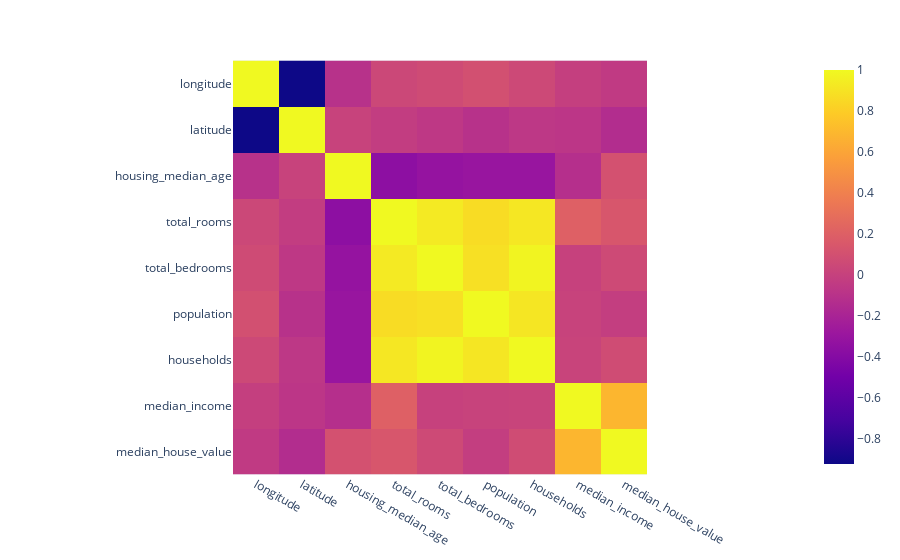

Source (notebook cell):
### Markdown cell above
#### Explore correlations between pairs using heatmap

### Code cell
fig = px.imshow(train_set_copy.corr())
fig.show()

### Figure 1 — Plotly figure (JSON) as saved in the notebook; plotly's stock layout.template omitted (floating-point values rounded to 4 significant figures)
{"data": [{"coloraxis": "coloraxis", "hovertemplate": "x: %{x}<br>y: %{y}<br>color: %{z}<extra></extra>", "type": "heatmap", "x": ["longitude", "latitude", "housing_median_age", "total_rooms", "total_bedrooms", "population", "households", "median_income", "median_house_value"], "y": ["longitude", "latitude", "housing_median_age", "total_rooms", "total_bedrooms", "population", "households", "median_income", "median_house_value"], "z": [[1, -0.9255, -0.1063, 0.04129, 0.06531, 0.0967, 0.05066, -0.01713, -0.04961], [-0.9255, 1, 0.009021, -0.03284, -0.06299, -0.1059, -0.06614, -0.07748, -0.1392], [-0.1063, 0.009021, 1, -0.3594, -0.3201, -0.3019, -0.3026, -0.1205, 0.1068], [0.04129, -0.03284, -0.3594, 1, 0.9319, 0.866, 0.9189, 0.2021, 0.1358], [0.06531, -0.06299, -0.3201, 0.9319, 1, 0.8852, 0.9789, -0.0005526, 0.05477], [0.0967, -0.1059, -0.3019, 0.866, 0.8852, 1, 0.9154, 0.01223, -0.02104], [0.05066, -0.06614, -0.3026, 0.9189, 0.9789, 0.9154, 1, 0.02025, 0.07087], [-0.01713, -0.07748, -0.1205, 0.2021, -0.0005526, 0.01223, 0.02025, 1, 0.6877], [-0.04961, -0.1392, 0.1068, 0.1358, 0.05477, -0.02104, 0.07087, 0.6877, 1]]}], "layout": {"coloraxis": {"colorscale": [[0, "#0d0887"], [0.1111, "#46039f"], [0.2222, "#7201a8"], [0.3333, "#9c179e"], [0.4444, "#bd3786"], [0.5556, "#d8576b"], [0.6667, "#ed7953"], [0.7778, "#fb9f3a"], [0.8889, "#fdca26"], [1, "#f0f921"]]}, "margin": {"t": 60}, "xaxis": {"constrain": "domain", "scaleanchor": "y"}, "yaxis": {"autorange": "reversed", "constrain": "domain"}}}
